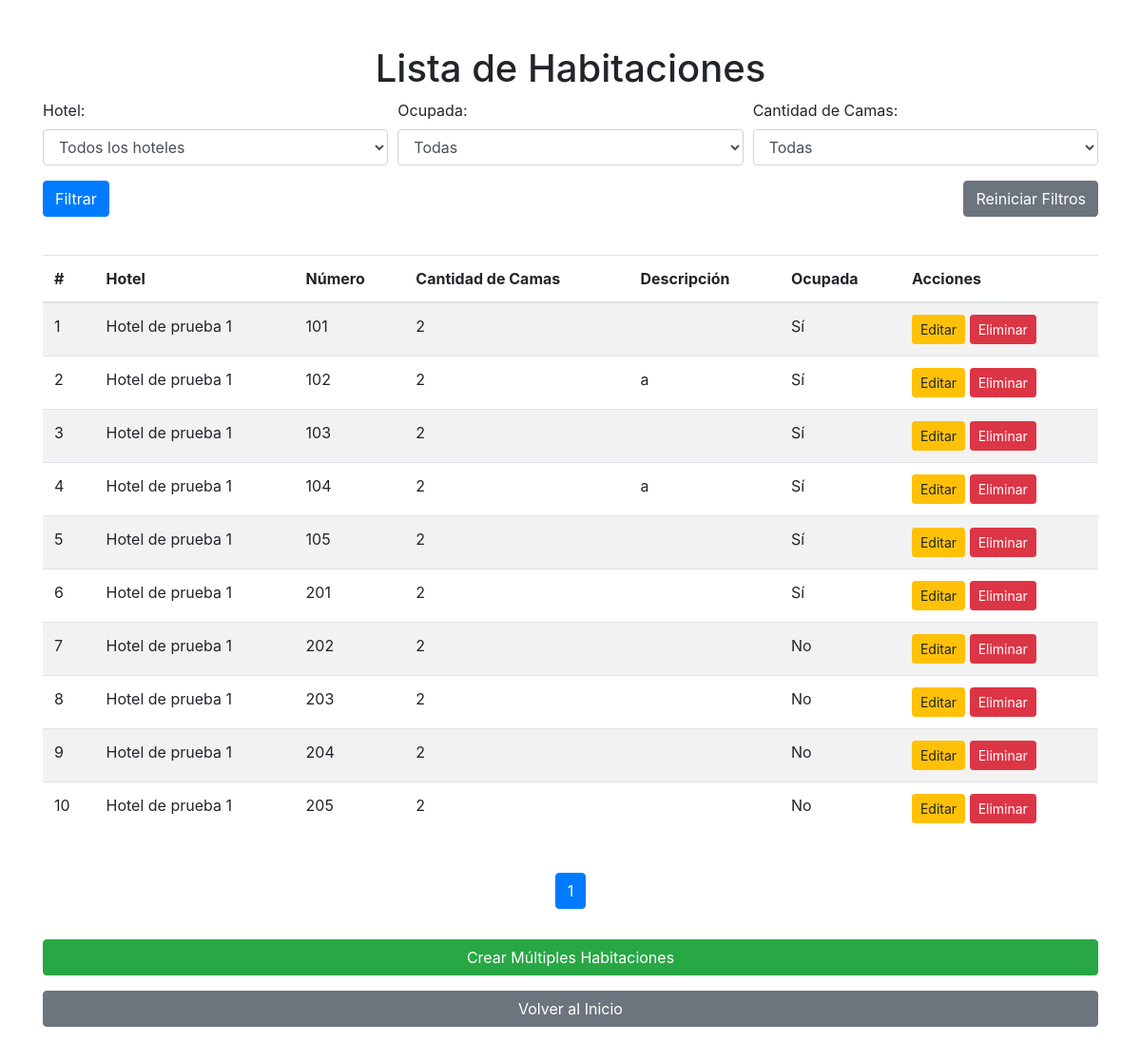
The app's page /habitaciones/ (signed in), older data.
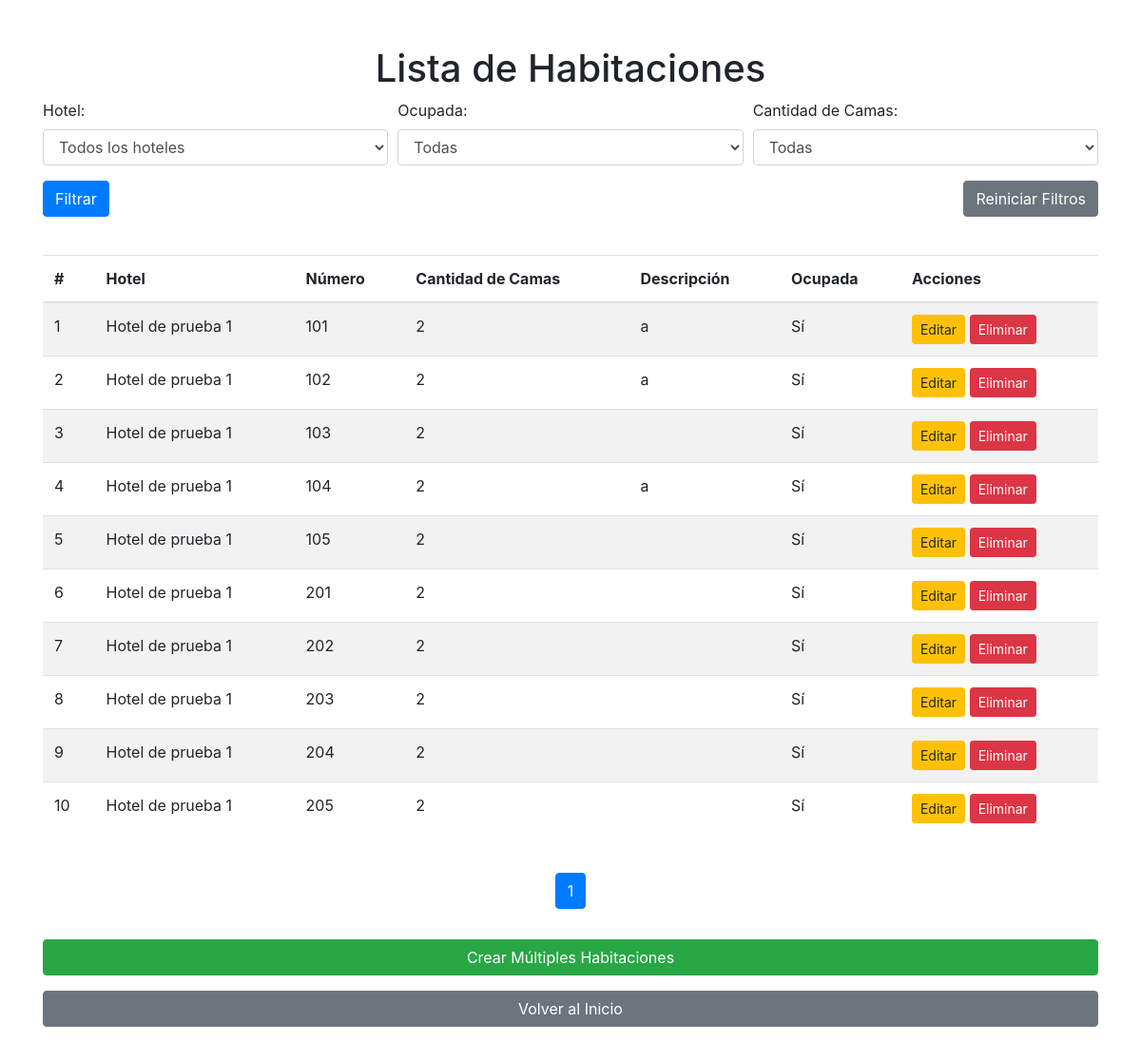
The same page, newer data.
### hoteles/models.py (models this page shows, shortened)
class Habitacion(models.Model):
    hotel = models.ForeignKey(Hotel, related_name='habitaciones', on_delete=models.CASCADE)
    numero = models.CharField(max_length=20)
    cantidad_camas = models.PositiveIntegerField()
    descripcion = models.TextField()
    ocupada = models.BooleanField(default=False)

class Hotel(models.Model):
    CATEGORIAS = [
        ('normal', 'Normal'),
        ('frente_al_mar', 'Frente al Mar'),
        ('cabanas', 'Cabañas'),
    ]
    id = models.AutoField(primary_key=True)
    nombre = models.CharField(max_length=255)
    descripcion_breve = models.CharField(max_length=500)
    descripcion_detallada = models.TextField()
    precio = models.IntegerField()
    foto = models.ImageField(upload_to='hoteles/')
    categoria = models.CharField(max_length=20, choices=CATEGORIAS, default='normal')
    en_oferta = models.BooleanField(default=False)
    porcentaje_descuento = models.IntegerField(default=0)
    stock_habitaciones = models.PositiveIntegerField(default=0)
    ubicacion = models.CharField(max_length=255, null=True, blank=True)
    wifi_gratuito = models.BooleanField(default=False)
    desayuno_incluido = models.BooleanField(default=False)
    gimnasio = models.BooleanField(default=False)
    piscina = models.BooleanField(default=False)
    spa = models.BooleanField(default=False)
    restaurante = models.BooleanField(default=False)
    servicio_transporte = models.BooleanField(default=False)
    servicios_eventos = models.BooleanField(default=False)
    servicio_conserjeria = models.BooleanField(default=False)

### hoteles/views.py (the view)
# urls.py: path('habitaciones/', lista_habitaciones, name='lista_habitaciones'),
@user_passes_test(superuser_required)
def lista_habitaciones(request):
    form = FiltroHabitacionesForm(request.GET)
    habitaciones = Habitacion.objects.all()
    if form.is_valid():
        hotel = form.cleaned_data['hotel']
        ocupada = form.cleaned_data['ocupada']
        cantidad_camas = form.cleaned_data['cantidad_camas']
        if hotel:
            habitaciones = habitaciones.filter(hotel=hotel)
        if ocupada is not None:
            habitaciones = habitaciones.filter(ocupada=ocupada)
        if cantidad_camas:
            habitaciones = habitaciones.filter(cantidad_camas=cantidad_camas)
    paginator = Paginator(habitaciones, 10)  # Mostrar 10 habitaciones por página
    page_number = request.GET.get('page')
    habitaciones = paginator.get_page(page_number)
    return render(request, './habitaciones/lista_habitaciones.html', {
        'habitaciones': habitaciones,
        'form': form,
        'hoteles': Hotel.objects.all(),
    })

### hoteles/forms.py
class FiltroHabitacionesForm(forms.Form):
    hotel = forms.ModelChoiceField(queryset=Hotel.objects.all(), required=False, label='Hotel')
    ocupada = forms.NullBooleanField(required=False, widget=forms.Select(choices=[
        ('', 'Todas'),
        (True, 'Sí'),
        (False, 'No'),
    ]))
    cantidad_camas = forms.ChoiceField(required=False, label='Cantidad de Camas', choices=[('', 'Todas')])
    def __init__(self, *args, **kwargs):
        super().__init__(*args, **kwargs)
        camas_choices = [(cantidad, cantidad) for cantidad in Habitacion.objects.values_list('cantidad_camas', flat=True).distinct()]
        self.fields['cantidad_camas'].choices += camas_choices

### hoteles/authentication_backend.py (called while the page is built)
    def get_user(self, user_id):
        try:
            return Usuario.objects.get(pk=user_id)
        except Usuario.DoesNotExist:
            return None

### hoteles/views.py (called while the page is built)
def superuser_required(user):
    return user.is_superuser

### hoteles/templates/habitaciones/lista_habitaciones.html (shortened to what this page needs)
<!DOCTYPE html>
<html lang="es">
<head>
    <link href="https://stackpath.bootstrapcdn.com/bootstrap/4.5.2/css/bootstrap.min.css" rel="stylesheet">
</head>
<body>
    <div class="container mt-5">
        <h1 class="text-center">Lista de Habitaciones</h1>
        <form method="get" class="mb-4">
            <div class="form-row">
                <div class="form-group col-md-4">
                    <label for="hotel">Hotel:</label>
                    <select id="hotel" name="hotel" class="form-control">
                        <option value="">Todos los hoteles</option>
                    </select>
                </div>
                <div class="form-group col-md-4">
                    <label for="ocupada">Ocupada:</label>
                    <select id="ocupada" name="ocupada" class="form-control">
                        <option value="">Todas</option>
                    </select>
                </div>
                <div class="form-group col-md-4">
                    <label for="cantidad_camas">Cantidad de Camas:</label>
                    <select id="cantidad_camas" name="cantidad_camas" class="form-control">
                        <option value="">Todas</option>
                    </select>
                </div>
            </div>
            <div class="form-row">
                <div class="form-group col-md-6">
                    <button type="submit" class="btn btn-primary">Filtrar</button>
                </div>
                <div class="form-group col-md-6 text-right">
                    <a href="{% url 'lista_habitaciones' %}" class="btn btn-secondary">Reiniciar Filtros</a>
                </div>
            </div>
        </form>
        <table class="table table-striped">
            <thead>
                <tr>
                    <th>#</th>
                    <th>Hotel</th>
                    <th>Número</th>
                    <th>Cantidad de Camas</th>
                    <th>Descripción</th>
                    <th>Ocupada</th>
                    <th>Acciones</th>
                </tr>
            </thead>
            <tbody>
                {% for habitacion in habitaciones %}
                <tr>
                    <td>{{ habitaciones.start_index|add:forloop.counter0 }}</td>
                    <td>{{ habitacion.hotel.nombre }}</td>
                    <td>{{ habitacion.numero }}</td>
                    <td>{{ habitacion.cantidad_camas }}</td>
                    <td>{{ habitacion.descripcion }}</td>
                    <td>{{ habitacion.ocupada|yesno:"Sí,No" }}</td>
                    <td>
                        <a href="{% url 'actualizar_habitacion' habitacion.pk %}" class="btn btn-warning btn-sm">Editar</a>
                        <a href="{% url 'eliminar_habitacion' habitacion.pk %}" class="btn btn-danger btn-sm">Eliminar</a>
                    </td>
                </tr>
                {% endfor %}
            </tbody>
        </table>
        <div class="d-flex justify-content-center">
            <ul class="pagination mt-4">
                {% for num in habitaciones.paginator.page_range %}
                {% if habitaciones.number == num %}
                <li class="page-item active"><span class="page-link">{{ num }} <span class="sr-only">(current)</span></span></li>
                {% endif %}
                {% endfor %}
            </ul>
        </div>
        <a href="{% url 'crear_multiple_habitaciones' %}" class="btn btn-success btn-block mt-3 mb-3">Crear Múltiples Habitaciones</a>
        <a href="{% url 'index' %}" class="btn btn-secondary btn-block mt-3 mb-3">Volver al Inicio</a>
    </div>
</body>
</html>

Row changes from the older to the newer data that the page shows:
changed Habitacion (number 1 of 10 on the later page): descripcion (not shown) → "a"
changed Habitacion (number 7 of 10 on the later page): ocupada "No" → "Sí"
changed Habitacion (number 8 of 10 on the later page): ocupada "No" → "Sí"
changed Habitacion (number 9 of 10 on the later page): ocupada "No" → "Sí"
changed Habitacion (number 10 of 10 on the later page): ocupada "No" → "Sí"
